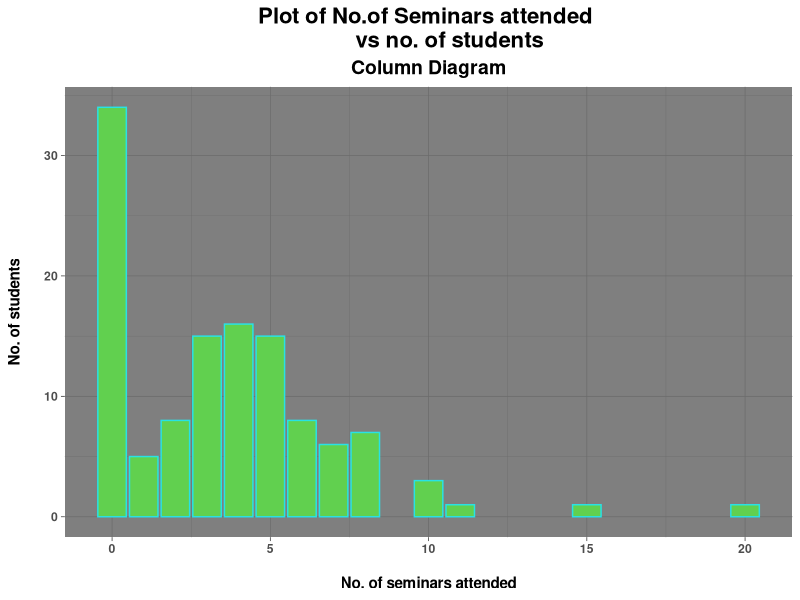

This figure's R source: (Note: this script raises an error after producing the figure.)

#---------------------------------------------
#---------------------------------------------

            #READING THE EXCEL SHEET

setwd("X:/")
getwd()
data=read.csv("Data Dissertation.csv");data

#--------------------------------------------
#--------------------------------------------

             #Calling Libraries

library(ggplot2)
library(VGAM)
library(tidyr)

#--------------------------------------------
#--------------------------------------------

              #Data Visualisation

table(data$Count)
table(data$Stream)

#Defining theme for plots
theme_new=theme(
  
  plot.title =element_text(size=16,
                           hjust=0.5,face="bold"),
  
  plot.subtitle =element_text(size=14,
                              hjust=0.5,face="bold"),
  
  legend.title=element_text(size=10,hjust=0.5,
                            face="bold.italic"),
  
  axis.title=element_text(face="bold"),
  
  axis.text=element_text(face="bold")
  
)

z=data$Count
ggplot(NULL,aes(z))+
  geom_bar(col=5,fill=3)+theme_dark()+
  theme_new+
  labs(title="Plot of No.of Seminars attended 
       vs no. of students",
       subtitle="Column Diagram",
       x="\nNo. of seminars attended",
       y="No. of students\n",
       col="Index")

x=0:20
y=c(34,5,8,15,16,15,8,6,7,0,3,1,0,0,0,1,
    0,0,0,0,1)
sum(y)
A=cbind(x,y);A

#--------------------------------------------------------
#--------------------------------------------------------
#METHOD OF MOMENTS ESTIMATES

count=rep(x,times=y);count
table(count)
#MEAN AND VARIANCE OF THE COLLECTED SAMPLE
sample_mean=mean(count);sample_mean

sample_variance=var(count);sample_variance

#--------------------------------------------------------
#--------------------------------------------------------

#ESTIMATES  _ MME _ZIP _PIE ,LAMBDA

lambda_MME=sample_mean+(sample_variance/sample_mean)+1
lambda_MME

pie_MME=(sample_variance-sample_mean)/
  (sample_mean^2+
     (sample_variance-sample_mean));

#---------------------------------------------------------
#---------------------------------------------------------

#ESTIMATES  _ MLE _ZIP _PIE ,LAMBDA

count 
n=length(count)

y=length(count[count==0]);y   #NUMBER OF ZEROES IN THE SAMPLE

sample_no.zero=count[count!=0];sample_no.zero #THE 
                       #SAMPLE EXCLUDING THE ZEROES
x=sample_no.zero
count

#DEFINING THE LIKELIHOOD FUNCTION

Likelihood=function(l,p)
{
  
  -sum(dzipois(count,l,p,log=T))
}

k=mle(Likelihood,start=list(l=lambda_MME,p=pie_MME))
summary(k)

#-------------------------------------------------------
#-------------------------------------------------------

#MLE ESTIMATES USING POISSON DISTRIBUTION 

Likelihood=function(l)
{
  
  -sum(dpois(count,l,log=T))
}

k=mle(Likelihood,start=9) #9 is a arbitrary choice
k

#--------------------------------------------------------
#--------------------------------------------------------

#FITTING OF ZIP AND POISSON DISTRIBUTION

fit_POISSON_MLE=dpois(seq(0,20,1),lambda_POISSON_MLE);fit_POISSON_MLE

fit_ZIP_MLE=dzipois(seq(0,20,1),lambda_MLE,pie_MLE);fit_ZIP_MLE

fit_ZIP_MME=dzipois(seq(0,20,1),lambda_MME,pie_MME);fit_ZIP_MME

y=c(34,5,8,15,16,15,8,6,7,0,3,1,0,0,0,1,0,0,0,0,1)
ACTUAL_prob=y/sum(y);ACTUAL_prob             #ACTUAL DATA

#Graph of Poisson fitting

lit2=data.frame(0:20,Actual=ACTUAL_prob,Fitted=fit_POISSON_MLE)
lit2=pivot_longer(lit2,-1,"Index",values_to="v")
lit2
ggplot(lit2,aes(X0.20,v,fill=Index))+
  geom_bar(position="dodge",stat="identity")+
  labs(title="Fitting of Poisson Distribution",
       subtitle="Poisson(3.558)",x="No. of seminars attended",
       y="No. of students")+theme_dark()+
  scale_fill_manual(values=c(9,3))


#Graph of ZIP Fitting by MLE Method


lit2=data.frame(0:20,Actual=ACTUAL_prob,Fitted=fit_ZIP_MLE)
lit2=pivot_longer(lit2,-1,"Index",values_to="v")
lit2
ggplot(lit2,aes(X0.20,v,fill=Index))+
  geom_bar(position="dodge",stat="identity")+
  labs(title="Fitting of ZIP Distribution",
       subtitle="Parameters are estimated by MLE Method",
       x="No. of seminars attended",
       y="No. of students")+theme_dark()+
  scale_fill_manual(values=c(9,7))

#Graph of ZIP Fitting by MME Method

lit2=data.frame(0:20,Actual=ACTUAL_prob,Fitted=fit_ZIP_MME)
lit2=pivot_longer(lit2,-1,"Index",values_to="v")
lit2
ggplot(lit2,aes(X0.20,v,fill=Index))+
  geom_bar(position="dodge",stat="identity")+
  labs(title="Fitting of ZIP Distribution",
       subtitle="Parameters are estimated by MME Method",
       x="No. of seminars attended",
       y="No. of students")+theme_dark()+
  scale_fill_manual(values=c(9,7))

#----------------------------------------------------------------
#----------------------------------------------------------------

#Computation of SE from Fisher Information Matrix
#Let lambda=l ,pie=p ,Y= no. of Zeroes ,n=sample size

lambda_MLE=4.9292075;lambda_MLE
pie_MLE=0.2781128;pie_MLE

l=lambda_MLE
p=pie_MLE

n=120
Y=34
Xbar=(1-p)*l

I11=((Y*p*(1-p)*exp(-l))/(p+(1-p)*exp(-l))^2)-((n*Xbar)/l^2)
I12=(Y*exp(-l))/(p+(1-p)*exp(-l))^2
I22=-((Y*(1-exp(-l))^2)/(p+(1-p)*exp(-l))^2)-((n-Y)/(1-p)^2)

FISMAT=matrix(c(-I11,-I12,-I12,-I22),byrow=T,nrow=2)
A=solve(FISMAT)
A
SE_pie=sqrt(0.00171)
SE_lambda=sqrt(0.059)
SE_pie
SE_lambda

#----------------------------------------------------------------
#----------------------------------------------------------------

#Computation of SE of MME using Delta Method
x=0:20
f=c(34,5,8,15,16,15,8,6,7,0,3,1,0,0,0,1,0,0,0,0,1)

n=sum(f)
u1=sum(x*f)/sum(f);u1
u2=sum((x^2)*f)/sum(f);u2
u3=sum((x^3)*f)/sum(f);u3
u4=sum((x^4)*f)/sum(f);u4

var_t1=(u2-u1^2)/n
var_t2=(u4-u2^2)/n
cov_t1t2=(u3-u1*u2)/n

dl.dt1=-(u2/u1^2)
dl.dt2=1/u1

dp.dt1=(u1^2-2*u1*u2)/(u2-u1)^2
dp.dt2=(u1/(u2-u1))^2

var_pie.hat=var_t1*(dp.dt1)^2+
  var_t2*(dp.dt2)^2+
  2*cov_t1t2*(dp.dt1)*(dp.dt2);var_pie.hat

SE_piehat=sqrt(var_pie.hat)
SE_piehat


var_lambda.hat=var_t1*(dl.dt1)^2+
  var_t2*(dl.dt2)^2+
  2*cov_t1t2*(dl.dt1)*(dl.dt2);var_lambda.hat

SE_lambdahat=sqrt(var_lambda.hat)
SE_lambdahat

#---------------------------------------------------------
#---------------------------------------------------------
